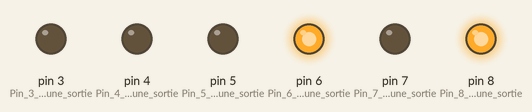
Recording of a sketch running on a simulated Arduino Uno, built with avr-gcc and run on an emulated ATmega328P. Shown: output pins drawn as LEDs (lit = HIGH).

Above: at 0.5 s.
At 1.5 s:
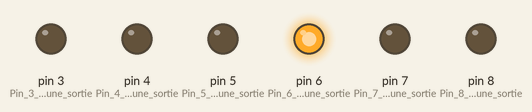
At 2.5 s:
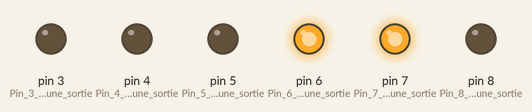
At 3.2 s:
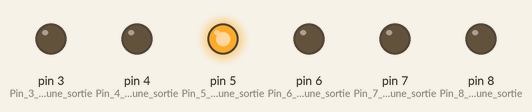
At 3.7 s:
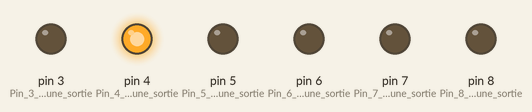
At 4.2 s:
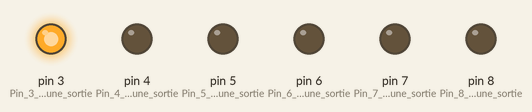
Timing chart, 0 to 5.9 s (numbered marks = the images above):
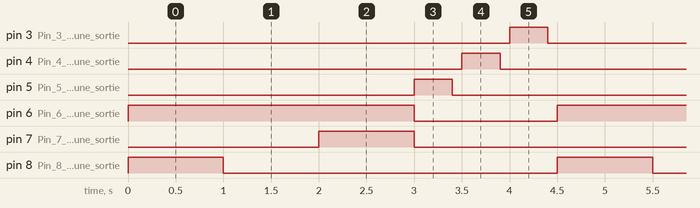

The sketch:

exercice_3_fait_toute_seule.ino
```cpp
void setup() {
  // put your setup code here, to run once:
  pinMode (8, OUTPUT); // Pin 8 est une sortie.
  pinMode (7, OUTPUT); // Pin 7 est une sortie.
  pinMode (6, OUTPUT); // Pin 6 est une sortie.
  pinMode (5, OUTPUT); // Pin 5 est une sortie.
  pinMode (4, OUTPUT); // Pin 4 est une sortie.
  pinMode (3, OUTPUT); // Pin 3 est une sortie.
}

void loop() {
  // put your main code here, to run repeatedly:
  //---- violet ---
  digitalWrite(8,HIGH); // allume la couleur voulue
  digitalWrite(6,HIGH); // allume la couleur voulue
  delay(1000); // pause
  digitalWrite(8,LOW);
  digitalWrite(6,LOW);

  //---- bleu ---
  digitalWrite(6,HIGH); // allume la couleur voulue
  delay(1000); // pause
  digitalWrite(6,LOW); // éteint la couleur voulue


  //---- bleu clair ---
  digitalWrite(7,HIGH); // allume la couleur voulue
  digitalWrite(6,HIGH); // allume la couleur voulue
  delay(1000); // pause
  digitalWrite(7,LOW);
  digitalWrite(6,LOW);


  digitalWrite (5, HIGH); // Tournez la LED sur une Broche 7.
  delay(400); // Attendre 2000 millisecondes.
  digitalWrite (5, LOW);// Tournez la LED sur broche 6.
  delay(100);


  digitalWrite (4, HIGH); // Tournez la LED sur une Broche 7.
  delay(400); // Attendre 2000 millisecondes.
  digitalWrite (4, LOW);// Tournez la LED sur broche 6.
  delay(100);


  digitalWrite (3, HIGH); // Tournez la LED sur une Broche 7.
  delay(400); // Attendre 2000 millisecondes.
  digitalWrite (3, LOW);// Tournez la LED sur broche 6.
  delay(100);
}
```

Measured:
- by itself, pin 3 (Pin_3_est_une_sortie), pin 4 (Pin_4_est_une_sortie), pin 5 (Pin_5_est_une_sortie): alternates HIGH for 0.40 s and LOW for 4.1 s
- by itself, pin 6 (Pin_6_est_une_sortie): alternates HIGH for 3.0 s and LOW for 1.5 s
- by itself, pin 7 (Pin_7_est_une_sortie), pin 8 (Pin_8_est_une_sortie): alternates HIGH for 1.0 s and LOW for 3.5 s
